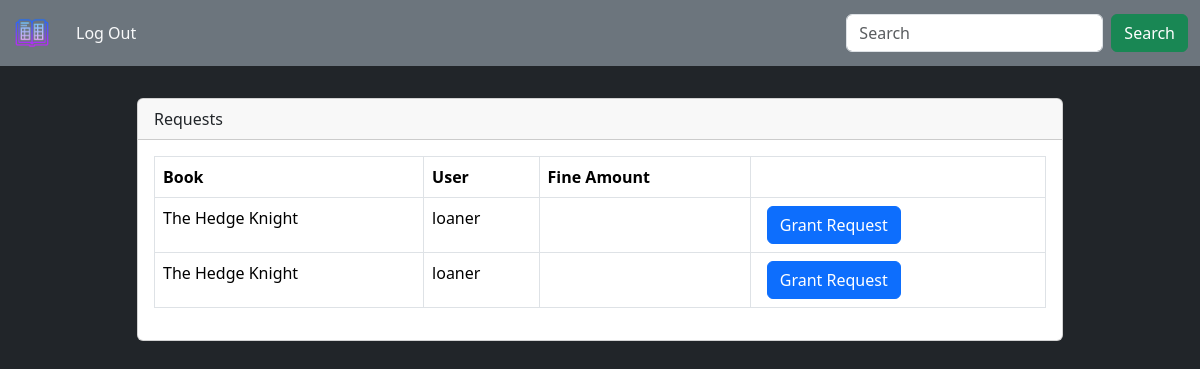
The page /logged/return_request_page/ (signed in) on the database as committed earlier.
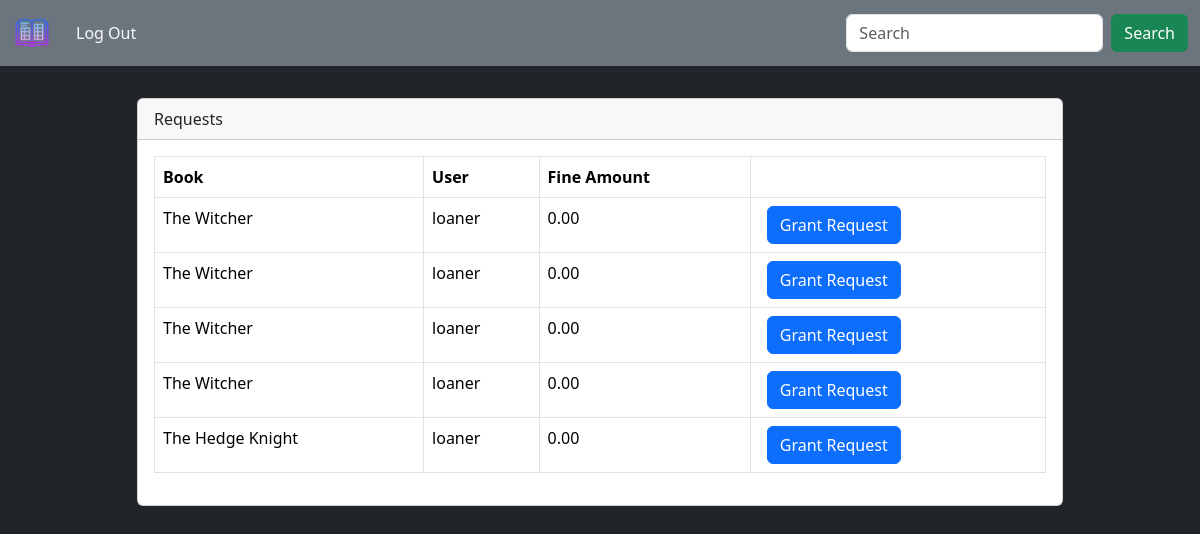
The same page on the database as committed later.
### library/models.py (models this page shows, shortened)
class ReturnRequest(models.Model):
    loan = models.ForeignKey(Loan , on_delete = models.CASCADE)
    fine = models.ForeignKey(Fine , on_delete =  models.CASCADE , null = True)

class Loan(models.Model):
    book = models.ForeignKey(Book , on_delete = models.CASCADE)
    user = models.ForeignKey(MyUser , on_delete = models.CASCADE)
    check_out_date = models.DateTimeField(auto_now_add=True)
    return_date = models.DateTimeField(default = expiry)

class Book(models.Model):
    Title = models.CharField(max_length = 100)
    Publication_year = models.DateField()
    Number_of_copies = models.PositiveIntegerField()
    author = models.ForeignKey(Author , on_delete = models.SET_NULL , null = True)
    genre = models.ManyToManyField(Genre)
    publisher = models.ForeignKey(Publisher , on_delete = models.SET_NULL , null = True)
    cover = models.ImageField(upload_to='covers/')#add width and height if needed
    @property
    def likes(self):
        return self.likes_set.count()
    class Meta:
        ordering = ['-likes']

class Fine(models.Model):
    loan = models.ForeignKey(Loan , on_delete = models.CASCADE)
    amount = models.DecimalField(max_digits=10, decimal_places=2)

### users/models.py (models this page shows)
class MyUser(AbstractUser):
    phone_number = models.CharField(max_length = 11 , null = True , unique = True , blank = True)
    adress = models.CharField(max_length = 50)

### library/views.py (the view)
# urls.py: path('return_request_page/' , views.display_req , name = 'req_page-link'),
@login_required
def display_req(request):
    reqs = ReturnRequest.objects.all()
    context = {'reqs': reqs}
    return render(request , 'logged/returnReq.html' , context)

### templates/logged/returnReq.html (shortened to what this page needs)
{% extends "themes/main.html" %}
{% block content %}
<div class="container">
    <div class="row justify-content-center">
        <div class="col-md-10">
            <div class="card">
                <div class="card-header">Requests</div>
                <div class="card-body">
                    <div class="table-responsive">
                        <table class="table table-bordered">
                            <thead>
                                <tr>
                                    <th>Book</th>
                                    <th>User</th>
                                    <th>Fine Amount</th>
                                    <th></th>
                                </tr>
                            </thead>
                            <tbody>
                                {% for req in reqs %}
                                <tr>
                                    <td>{{ req.loan.book.Title }}</td>
                                    <td>{{ req.loan.user.username }}</td>
                                    <td>{{req.fine.amount}}</td>
                                    <td><a class="btn btn-primary btn-md mx-2" href="{% url 'return_req-link' req.loan.id %}" role="button">Grant Request</a></td>
                                </tr>
                                {% endfor %}
                            </tbody>
                        </table>
                    </div>
                </div>
            </div>
        </div>
    </div>
</div>
{% endblock content %}

Rows that differ between the two databases and show on the page:
removed ReturnRequest: loan.book.Title "The Hedge Knight", loan.user.username "loaner"
removed ReturnRequest: loan.book.Title "The Hedge Knight", loan.user.username "loaner"
added ReturnRequest: loan.book.Title "The Witcher", loan.user.username "loaner", fine.amount "0.00"
added ReturnRequest: loan.book.Title "The Witcher", loan.user.username "loaner", fine.amount "0.00"
added ReturnRequest: loan.book.Title "The Witcher", loan.user.username "loaner", fine.amount "0.00"
added ReturnRequest: loan.book.Title "The Witcher", loan.user.username "loaner", fine.amount "0.00"
added ReturnRequest: loan.book.Title "The Hedge Knight", loan.user.username "loaner", fine.amount "0.00"
